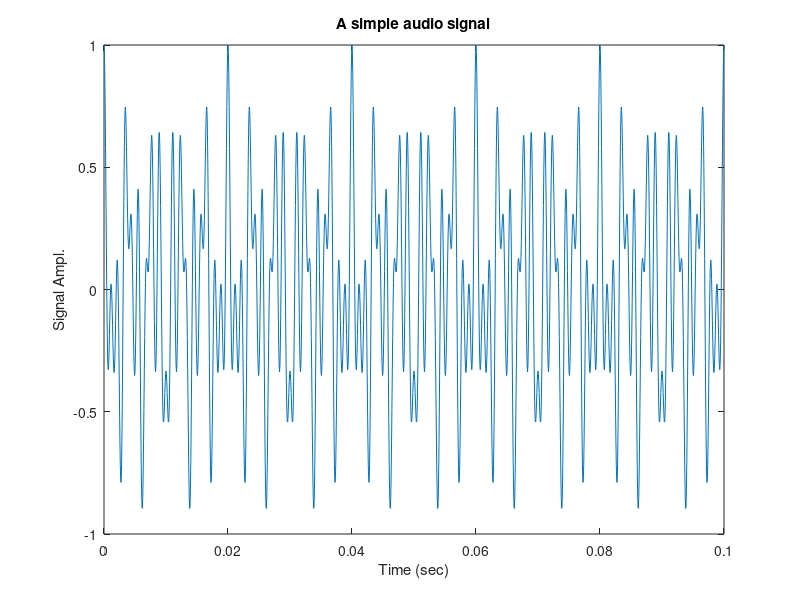

Recreate this plot in MATLAB.
% script1.m
% Demonstrates the generation of synthetic tones

Fs = 16000; 
Ts = 1/Fs;                      % Sampling frequency, sampling period

time = 0:Ts:0.1;                % Define when sampling occurs 
                                % (sampling lasts for 0.1 secs)

Freqs = [250 550 900];          % These are the frequencies of the signals

Xs = zeros(length(Freqs), length(time));
                                
for i=1:length(Freqs)           % Create one audio signal (tone) per frequency
    Xs(i,:) = cos(2*pi*Freqs(i)*time); 
end

x = sum(Xs);                    % The final sum of tones
x = x ./ max(abs(x));           % Normalize x

figure; plot(time, x); axis([0 time(end) -1 1]); % Plot x:
xlabel('Time (sec)'); ylabel('Signal Ampl.'); 
title('A simple audio signal')

%Questo script MATLAB genera segnali audio sintetici combinando più toni 
% di frequenze diverse e li visualizza su un grafico. 

%Questo script genera e somma tre toni sinusoidali di frequenze diverse 
% (250 Hz, 550 Hz, 900 Hz) e li visualizza in un grafico.
%Il segnale combinato è normalizzato per avere ampiezza compresa tra -1 e 1.
%L'output è un segnale audio sintetico mostrato graficamente in funzione 
% del tempo.